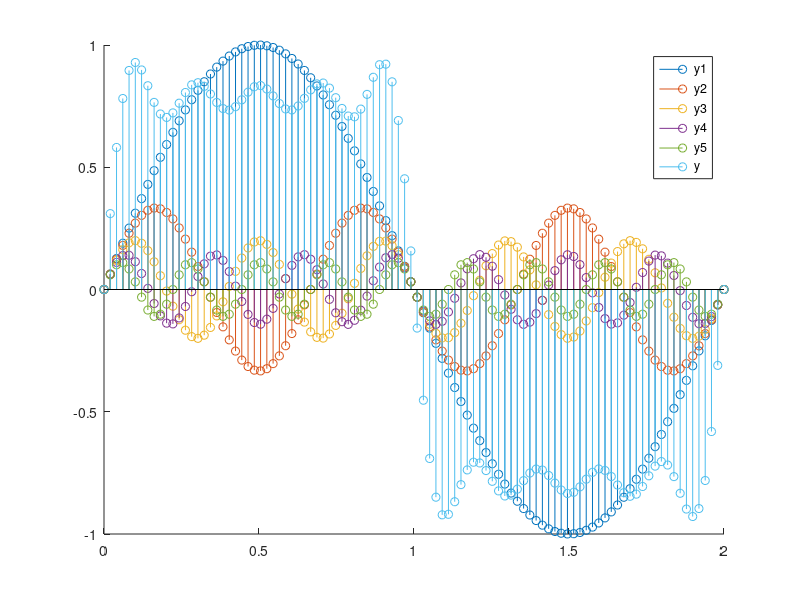
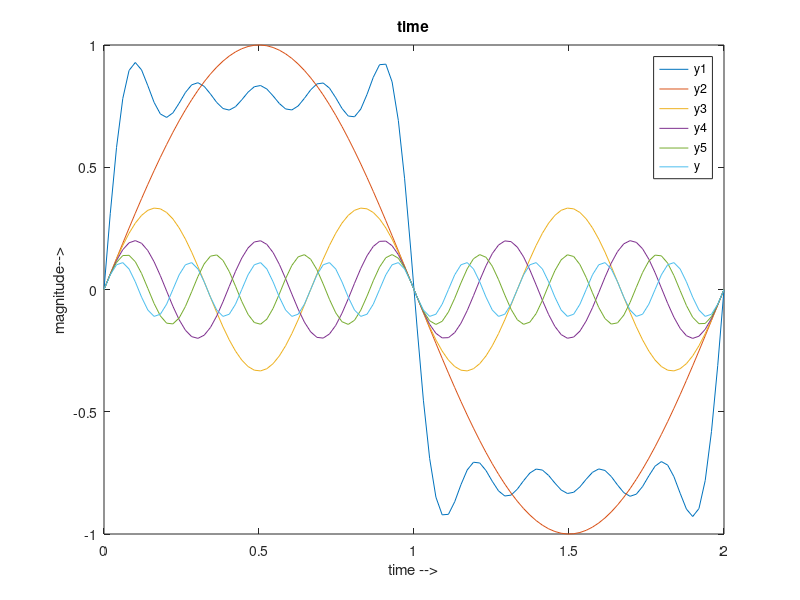
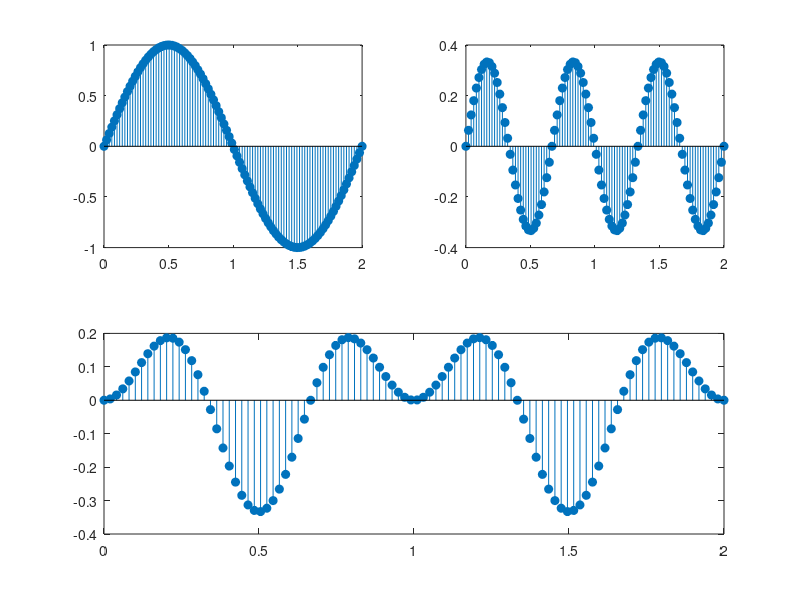
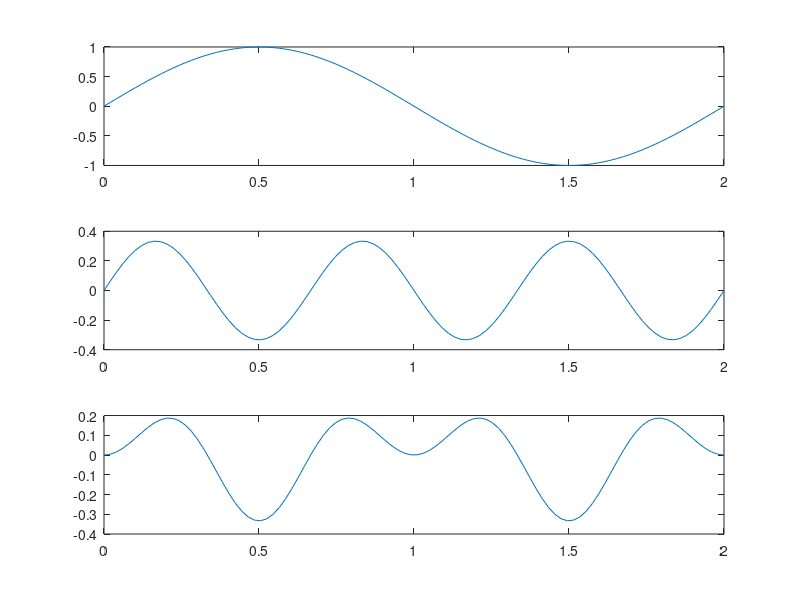

Write the MATLAB code that produced these figures, in order.
close all; clear all; clc
n = linspace(0,2);
% sin(2*pi*f*n)
y1 = sin(2*pi*0.5*n);
y2 = sin(2*pi*1.5*n)/3;
y3 = sin(2*pi*2.5*n)/5;
y4 = sin(2*pi*3.5*n)/7;
y5 = sin(2*pi*4.5*n)/9;
y = y1 + y2 + y3 + y4 + y5 ;
hold on;
stem(n,y1);stem(n,y2);stem(n,y3);stem(n,y4);
stem(n,y5);stem(n,y);
legend('y1','y2','y3','y4','y5','y');
hold off
figure; plot(n,y,n,y1,n,y2,n,y3,n,y4,n,y5);
xlabel('time -->');ylabel('magnitude-->');
title('time');
legend('y1','y2','y3','y4','y5','y');

x = y1.*y2;
figure;
subplot(2,2,1);stem(n,y1,'filled');
subplot(2,2,2);stem(n,y2,'filled');
subplot(2,1,2);stem(n,x,'filled');

figure;
subplot(3,1,1); plot(n,y1);
subplot(3,1,2); plot(n,y2);
subplot(3,1,3); plot(n,x);
